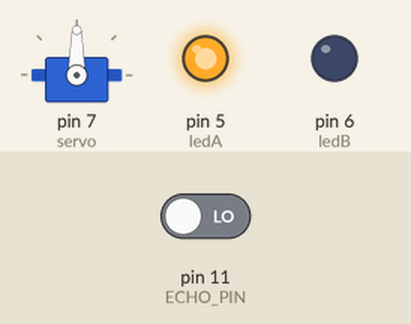
Recording of a sketch running on a simulated Arduino Uno, built with avr-gcc and run on an emulated ATmega328P. Parts: servo, output pins drawn as LEDs (lit = HIGH). The test bench sets the inputs (shaded band); at power-on: pin 11 (ECHO_PIN) LOW. What the sketch prints to the serial monitor is not drawn.

Above: at 0.1 s.
At 4.1 s:
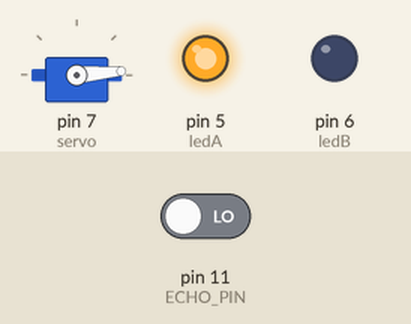
Timing chart, 0 to 5.6 s (numbered marks = the images above):
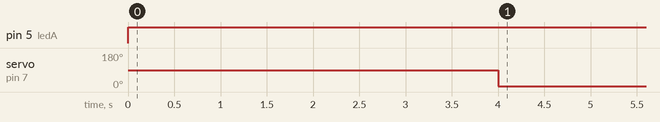

Measured:
- by itself, pin 5 (ledA): LOW → HIGH at 0.00 s
- by itself, servo on pin 7 (servo): 90° → 5° at 4.0 s

The sketch:

7-LedServoHCSR04.ino
```cpp
// Ejercicio con Leds, Servo y Sensor HCSR04 - Calibracion Manual
#include <Servo.h>


#define ledA 5 /* Definir los leds y el sensor como constantes que no gastan RAM, const int o #define, no usar variables innecesarias*/
#define ledB 6
#define TRIGGER_PIN 12 /* Preferiblemente ~PWM*/
#define ECHO_PIN 11

Servo servo; /* Servo */

long distancia;
long tiempo;

void setup ()
{
    Serial.begin (9600);

    pinMode(ledA,OUTPUT);
    pinMode(ledB,OUTPUT);

    servo.attach (7);
    pinMode (TRIGGER_PIN, OUTPUT);//TRIGGER
    pinMode (ECHO_PIN, INPUT);//ECHO
}

void loop ()
{
    digitalWrite(5, LOW); // Calibración del sensor
    delayMicroseconds (5);
    digitalWrite(5, HIGH);
    delayMicroseconds (5);


    tiempo = pulseIn (ECHO_PIN, HIGH);
    distancia = long(0.017*tiempo);

  //Condiciones
  if(distancia<40){
    digitalWrite (ledA, HIGH);
    delay(3000);
  }

  if(distancia<20){
    servo.write(5);
    delay (3000);
  }

  if(distancia>20){
    servo.write (90);
    delay (3000);
    digitalWrite (ledB, HIGH);
    delay (3000);
  }

  if(distancia>40){
    digitalWrite (ledA, LOW);
    delay (5000);
  }

  //Monitor serial
  Serial.println("La distancia detectada es: ");
  Serial.println(distancia);
  Serial.println("cm");
  delay (500);

}
```
